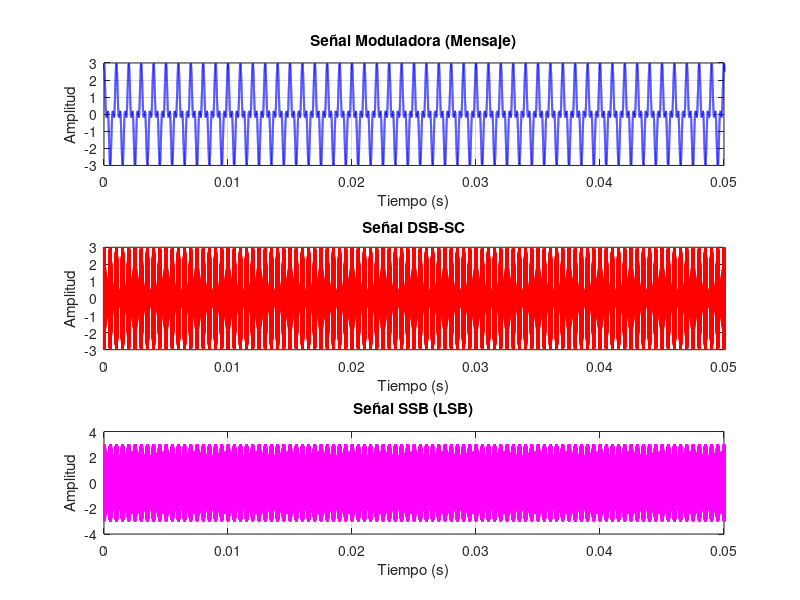
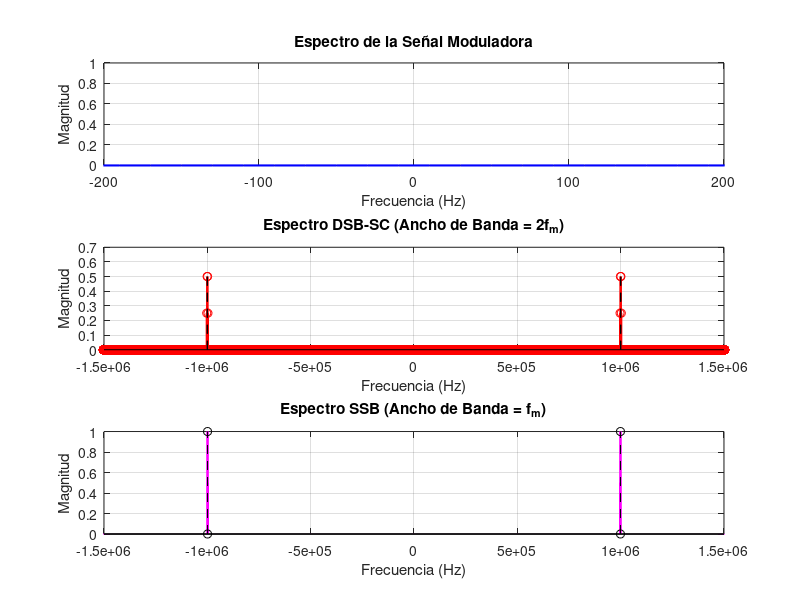
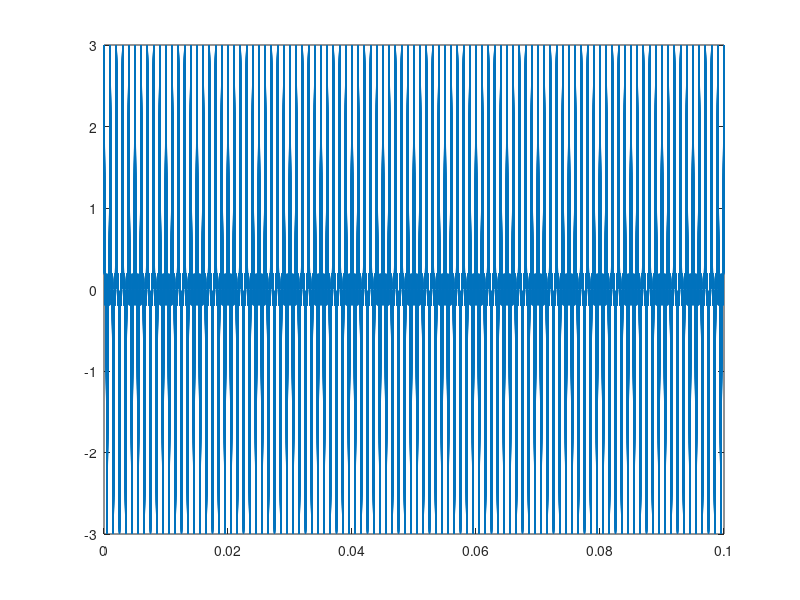
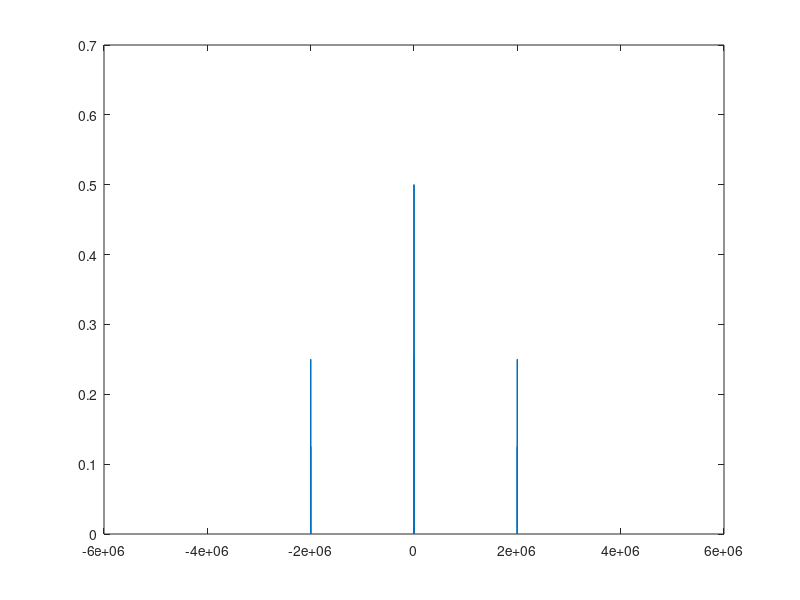

The MATLAB script that drew these images, in order:
%% CONFIGURACION INICIAL
clc; clear; close all;
fs = 10000000;                 % Frecuencia de muestreo
t = 0:1/fs:0.1-1/fs;         % Vector de tiempo (100 ms)
N = length(t);               % Numero de muestras

%% PARAMETROS DE SENALES
% Portadora
fc = 1000000;                   % Frecuencia portadora
Ac = 1;                      % Amplitud portadora

% Moduladora (mensaje)
fm = 1000;                    % Frecuencia mensaje
Am = 2;                      % Amplitud mensaje
% m = Am*cos(2*pi*fm*t);       % Senal moduladora
m = Am*(cos(2*pi*fm*t) + (1/2)*cos(2*pi*3*fm*t) );       % Senal moduladora

%% GENERACION DE SENALES
% Portadora
c = Ac*cos(2*pi*fc*t);

% DSB-SC
dsb_sc = m .* c;

demodulacion = dsb_sc.*c;
demo_frecuencia = abs(fftshift(fft(demodulacion)/N));

% SSB (Metodo de filtrado)
filtro_pb = fir1(100, 1100/(fs/2), 'high');  % Filtro pasa bajos
hilbert_m = imag(hilbert(m));   % Transformada de Hilbert
ssb_usb = (m.*cos(2*pi*fc*t) + (hilbert_m.*sin(2*pi*fc*t)));
ssb_usb = filter(filtro_pb, 1, ssb_usb); % Filtrado final

%% VISUALIZACION TIEMPO
figure('Name','Dominio Temporal','NumberTitle','off');
subplot(3,1,1);
plot(t, m, 'b', 'LineWidth', 1.5);
title('Señal Moduladora (Mensaje)');
xlabel('Tiempo (s)'); ylabel('Amplitud');
xlim([0 0.05]); grid on;

subplot(3,1,2);
plot(t, dsb_sc, 'r', 'LineWidth', 1.5);
title('Señal DSB-SC');
xlabel('Tiempo (s)'); ylabel('Amplitud');
xlim([0 0.05]); grid on;

subplot(3,1,3);
plot(t, ssb_usb, 'm', 'LineWidth', 1.5);
title('Señal SSB (LSB)');
xlabel('Tiempo (s)'); ylabel('Amplitud');
xlim([0 0.05]); grid on;

%% ANALISIS ESPECTRAL
f = (-fs/2:fs/N:fs/2-fs/N);  % Vector de frecuencia

% Calculo de FFT
M = abs(fftshift(fft(m)/N));
DSB_SC = abs(fftshift(fft(dsb_sc)/N));
SSB_LSB = abs(fftshift(fft(ssb_usb)/N));

% Graficas
figure('Name','Dominio Frecuencia','NumberTitle','off');
subplot(3,1,1);
plot(f, M, 'b', 'LineWidth', 1.5);
title('Espectro de la Señal Moduladora');
xlabel('Frecuencia (Hz)'); ylabel('Magnitud');
xlim([-200 200]); grid on;

subplot(3,1,2);
stem(f, DSB_SC, 'r', 'LineWidth', 1.5);
title('Espectro DSB-SC (Ancho de Banda = 2f_m)');
xlabel('Frecuencia (Hz)'); ylabel('Magnitud');
xlim([-1.5*fc 1.5*fc]); grid on;
hold on;

plot([fc+fm fc+fm], [0 max(DSB_SC)], 'k--');
plot([fc-fm fc-fm], [0 max(DSB_SC)], 'k--');
plot([-fc-fm -fc-fm], [0 max(DSB_SC)], 'k--');
plot([-fc+fm -fc+fm], [0 max(DSB_SC)], 'k--');
hold off;

subplot(3,1,3);
plot(f, SSB_LSB, 'm', 'LineWidth', 1.5);
title('Espectro SSB (Ancho de Banda = f_m)');
xlabel('Frecuencia (Hz)'); ylabel('Magnitud');
xlim([-1.5*fc 1.5*fc]); grid on;
hold on;

stem([fc-fm fc-fm], [0 max(SSB_LSB)], 'k--');
stem([-fc+fm -fc+fm], [0 max(SSB_LSB)], 'k--');
hold off;

figure;
plot(t, demodulacion); 
figure;
plot(f, demo_frecuencia);